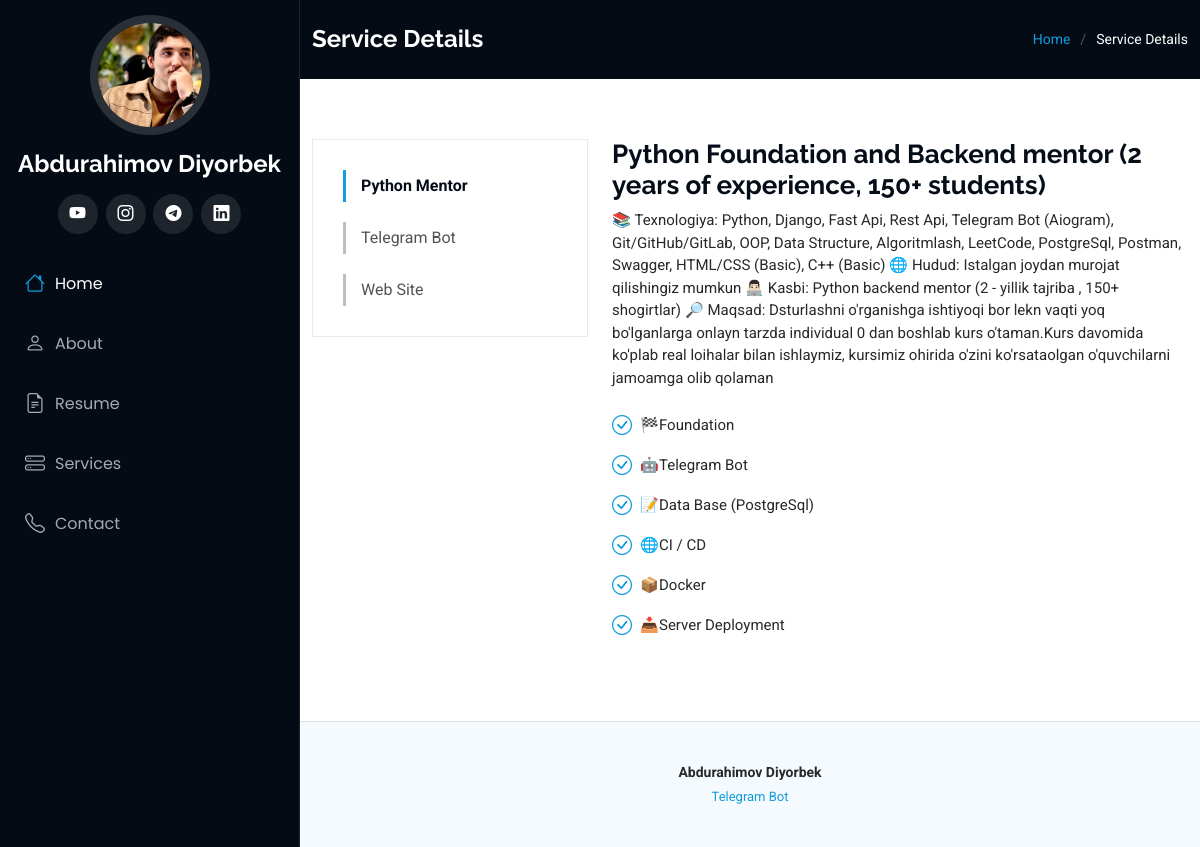
/service/5/, run on the app's committed database.
### resumeapp/models.py (models this page shows, shortened)
class About(models.Model):
    title = models.CharField(max_length=200)
    image = models.ImageField(upload_to='about/')
    bithday = models.DateField()
    site = models.CharField(max_length=200)
    phone_number = models.CharField(max_length=200)
    city = models.CharField(max_length=200)
    bot = models.CharField(max_length=200)
    degree = models.CharField(max_length=200)
    email = models.EmailField()
    freelance = models.CharField(max_length=200)
    happy_cleints = models.CharField(max_length=200)
    site_project = models.CharField(max_length=200)
    bot_project = models.CharField(max_length=200)
    students = models.CharField(max_length=200)
    created_at = models.DateTimeField(auto_now_add=True)
    updated_at = models.DateTimeField(auto_now=True)

class Service(models.Model):
    name = models.CharField(max_length=200)
    icon = models.CharField(max_length=200)
    title = models.CharField(max_length=200)
    description = models.TextField()
    created_at = models.DateTimeField(auto_now_add=True)
    updated_at = models.DateTimeField(auto_now=True)

class Advantage(models.Model):
    service = models.ForeignKey(Service, on_delete=models.CASCADE, related_name='advantage')
    title = models.CharField(max_length=200)

### resumeapp/views.py (the view)
# urls.py: path('service/<int:pk>/', service_detail, name='service-detail'),
def service_detail(request, pk):
    service_pk = Service.objects.get(id=pk)
    service = Service.objects.all()
    links = Links.objects.first()
    about = About.objects.all()
    ctx = {
        'detail': service_pk,
        'service': service,
        'about': about,
        'links': links,
    }
    return render(request, 'service-details.html', ctx)

### templates/service-details.html (shortened to what this page needs)
<!DOCTYPE html>
{% load static %}
<html lang="en">
<head>
    <link href="{% static 'vendor/bootstrap/css/bootstrap.min.css' %}" rel="stylesheet">
    <link href="{% static 'vendor/bootstrap-icons/bootstrap-icons.css' %}" rel="stylesheet">
    <link href="{% static 'vendor/aos/aos.css' %}" rel="stylesheet">
    <link href="{% static 'vendor/glightbox/css/glightbox.min.css' %}" rel="stylesheet">
    <link href="{% static 'vendor/swiper/swiper-bundle.min.css' %}" rel="stylesheet">
    <link href="{% static 'css/main.css' %}" rel="stylesheet">
</head>
<body class="service-details-page">
<header id="header" class="header dark-background d-flex flex-column">
    <div class="profile-img">
        {% for i in about %}
            <img src="{{ i.image.url }}" alt="" class="img-fluid rounded-circle">
        {% endfor %}
    </div>
    <a href="index.html" class="logo d-flex align-items-center justify-content-center">
        <h1 class="sitename">Abdurahimov Diyorbek</h1>
    </a>
    <div class="social-links text-center">
        <a href="{{ links.linktee }}" target="_blank" class="youtube"><i
                class="bi bi-youtube"></i></a>
        <a href="{{ links.instagram }}" target="_blank" class="instagram"><i class="bi bi-instagram"></i></a>
        <a href="{{ links.telegram }}" target="_blank" class="telegram"><i class="bi bi-telegram"></i></a>
        <a href="{{ links.linkedin }}" target="_blank" class="linkedin"><i
                class="bi bi-linkedin"></i></a>
    </div>
    <nav id="navmenu" class="navmenu">
        <ul>
            <li><a href="/#hero" class="active"><i class="bi bi-house navicon"></i>Home</a></li>
            <li><a href="/#about"><i class="bi bi-person navicon"></i> About</a></li>
            <li><a href="/#resume"><i class="bi bi-file-earmark-text navicon"></i> Resume</a></li>
            <li><a href="/#services"><i class="bi bi-hdd-stack navicon"></i> Services</a></li>
            <li><a href="/#contact"><i class="bi bi-telephone navicon"></i> Contact</a></li>
        </ul>
    </nav>
</header>
<main class="main">
    <div class="page-title dark-background">
        <div class="container d-lg-flex justify-content-between align-items-center">
            <h1 class="mb-2 mb-lg-0">Service Details</h1>
            <nav class="breadcrumbs">
                <ol>
                    <li><a href="{% url 'index' %}">Home</a></li>
                    <li class="current">Service Details</li>
                </ol>
            </nav>
        </div>
    </div>
    <section id="service-details" class="service-details section">
        <div class="container">
            <div class="row gy-4">
                <div class="col-lg-4" data-aos="fade-up" data-aos-delay="100">
                    <div class="services-list">
                        {% for i in service %}
                            <a href="/service/{{ i.pk }}/"
                               {% if i.pk == detail.pk %}class="active"{% endif %}>{{ i.name }}</a>
                        {% endfor %}
                    </div>
                </div>
                <div class="col-lg-8" data-aos="fade-up" data-aos-delay="200">
                    <h3>{{ detail.title }}</h3>
                    <p>
                        {{ detail.description }}
                    </p>
                    <ul>
                        {% for i in detail.advantage.all %}
                            <li><i class="bi bi-check-circle"></i> <span>{{ i.title }}</span></li>
                        {% endfor %}
                    </ul>
                </div>
            </div>
        </div>
    </section>
</main>
<footer id="footer" class="footer position-relative light-background">
    <div class="container">
        <div class="copyright text-center ">
            <p><strong class="px-1 sitename">Abdurahimov Diyorbek</strong></p>
        </div>
        <div class="credits">
            <a href="{{ links.telegram_bot }}" target="_blank">Telegram Bot</a>
        </div>
    </div>
</footer>
</body>
</html>

### data on the page
About: image (picture)
Service: name "Python Mentor", title "Python Foundation and Backend mentor (2 years of experience, 150+ students)", description "📚 Texnologiya: Python, Django, Fast Api, Rest Api, Telegram Bot (Aiogram), Git/GitHub/GitLab, OOP, Data Structure, Algoritmlash, LeetCode, PostgreSql, Postman, Swagger, HTML/CSS (Basic), C++ (Basic) 🌐 Hudud: Istalgan joydan murojat qilishingiz mumkun 👨🏻‍💻 Kasbi: Python backend mentor (2 - yillik tajriba , 150+ shogirtlar) 🔎 Maqsad: Dsturlashni o'rganishga ishtiyoqi bor lekn vaqti yoq bo'lganlarga onlayn tarzda individual 0 dan boshlab kurs o'taman.Kurs davomida ko'plab real loihalar bilan ishlaymiz, kursimiz ohirida o'zini ko'rsataolgan o'quvchilarni jamoamga olib qolaman"
Service: name "Telegram Bot"
Service: name "Web Site"
Advantage: title "🏁Foundation"
Advantage: title "🤖Telegram Bot"
Advantage: title "📝Data Base (PostgreSql)"
Advantage: title "🌐CI / CD"
Advantage: title "📦Docker"
Advantage: title "📥Server Deployment"
